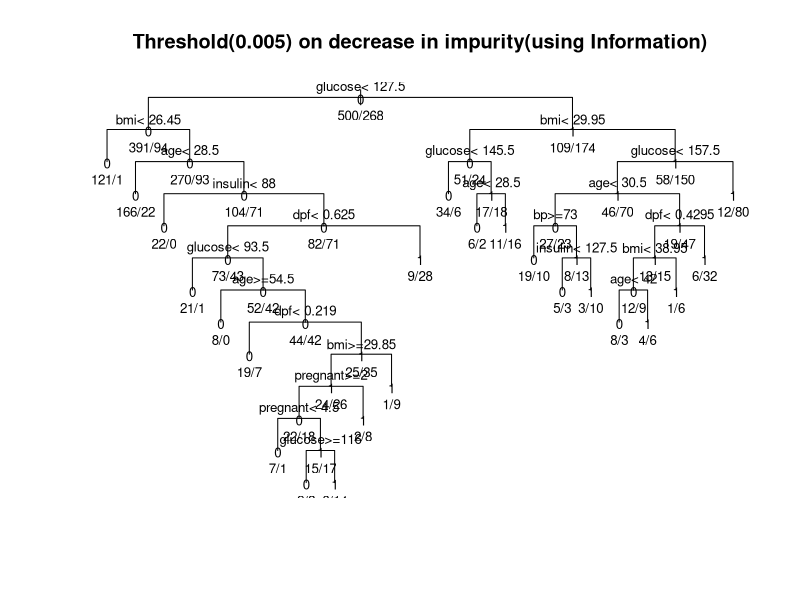
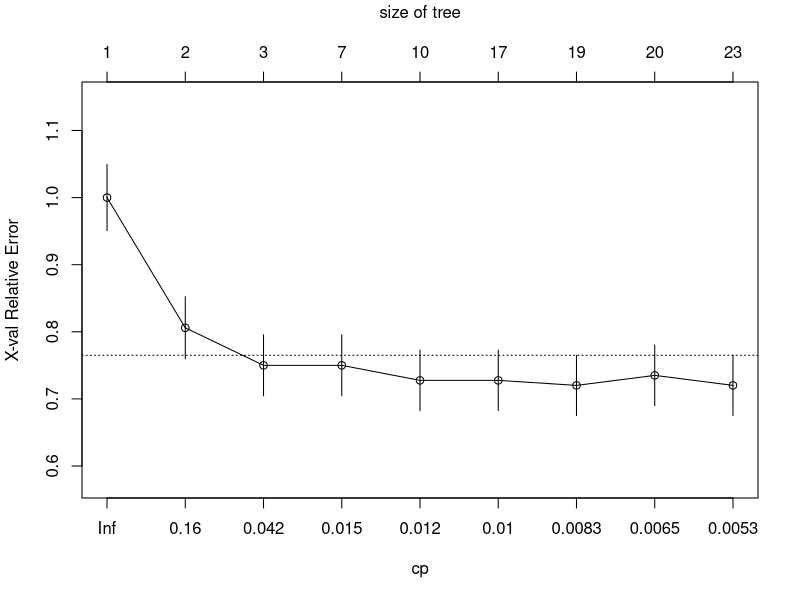
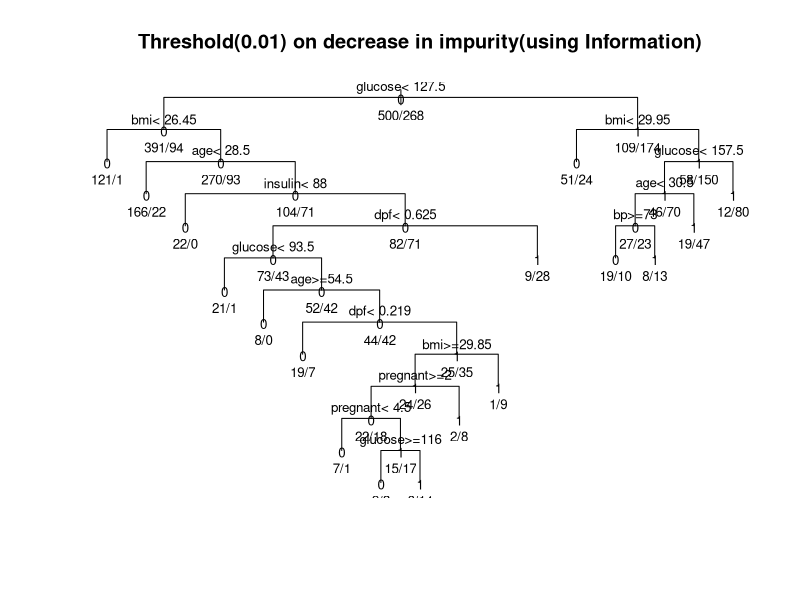
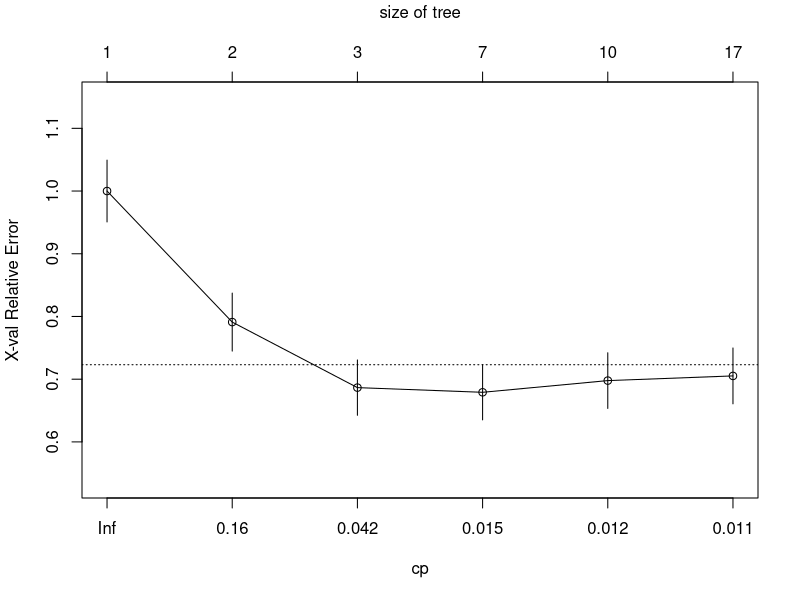
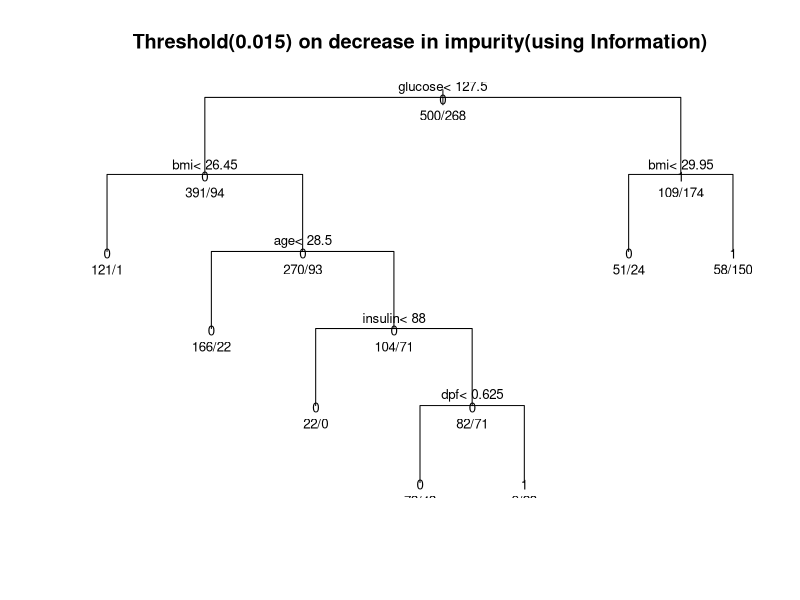
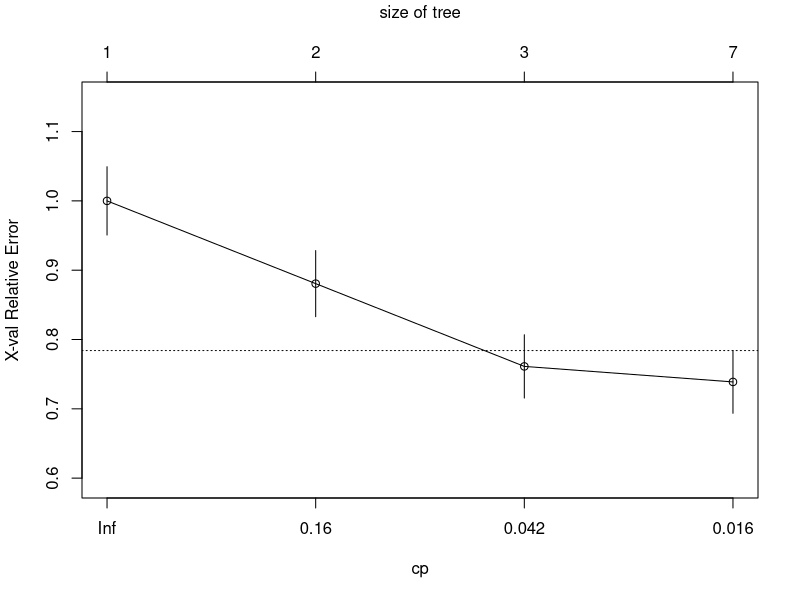
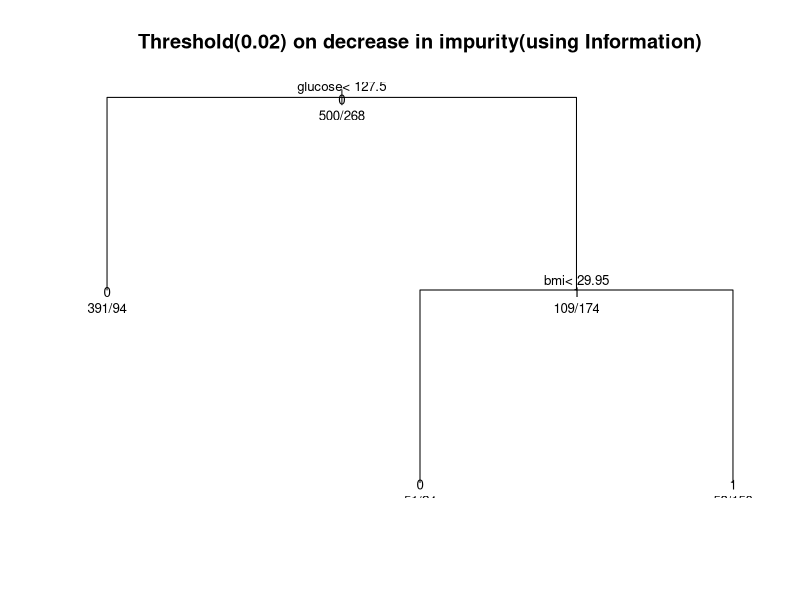
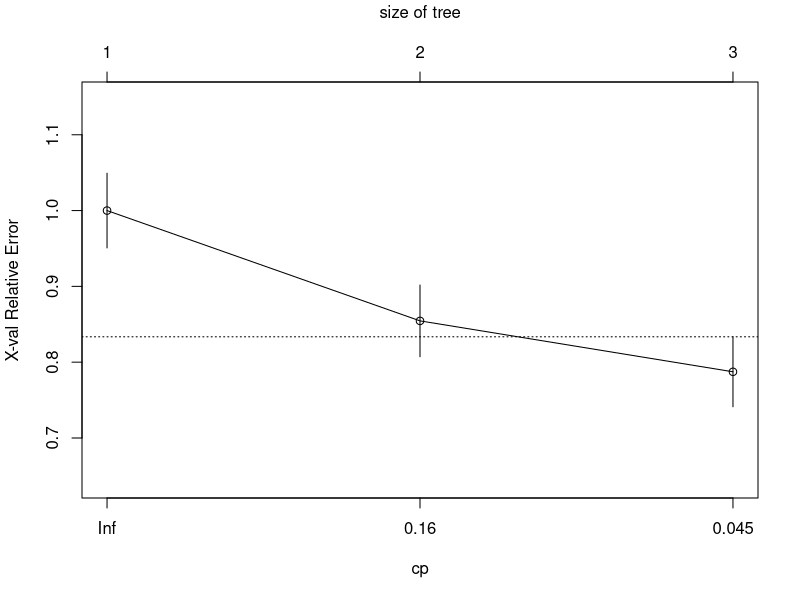

Here is the R script that generated these plots, in order: (Note: this script raises an error after producing the figures.)
library(rpart)
library(caret)

diabetesData <- read.csv(file="pima-indians-diabetes.csv",head=TRUE,sep=",")
#summary(diabetesData)

diabetesData[,2:8][diabetesData[,2:8]==0] = NA

diabetesData$tricep[is.na(diabetesData$tricep)] <- median(diabetesData$tricep, na.rm=TRUE)
diabetesData$insulin[is.na(diabetesData$insulin)] <- median(diabetesData$insulin, na.rm=TRUE)

#Threshold on decrease in impurity using information
print("Threshold(0.005) on decrease in impurity(using Information)");
fit <- rpart(class ~ pregnant+glucose+bp+tricep+insulin+bmi+dpf+age, method="class", data=diabetesData, control=(rpart.control(cp=0.005, maxsurrogate = 5, usesurrogate = 2, xval = 5, surrogatestyle=0)), parms=list(split='information'))
plot(fit, uniform=TRUE, main="Threshold(0.005) on decrease in impurity(using Information)")
text(fit, use.n=TRUE, all=TRUE, cex=.8)
printcp(fit) 
plotcp(fit)

#Threshold on decrease in impurity using information
print("Threshold(0.01) on decrease in impurity(using Information)");
fit <- rpart(class ~ pregnant+glucose+bp+tricep+insulin+bmi+dpf+age, method="class", data=diabetesData, control=(rpart.control(cp=0.01, maxsurrogate = 5, usesurrogate = 2, xval = 5, surrogatestyle=0)), parms=list(split='information'))
plot(fit, uniform=TRUE, main="Threshold(0.01) on decrease in impurity(using Information)")
text(fit, use.n=TRUE, all=TRUE, cex=.8)
printcp(fit) 
plotcp(fit)

#Threshold on decrease in impurity using information
print("Threshold(0.015) on decrease in impurity(using Information)");
fit <- rpart(class ~ pregnant+glucose+bp+tricep+insulin+bmi+dpf+age, method="class", data=diabetesData, control=(rpart.control(cp=0.015, maxsurrogate = 5, usesurrogate = 2, xval = 5, surrogatestyle=0)), parms=list(split='information'))
plot(fit, uniform=TRUE, main="Threshold(0.015) on decrease in impurity(using Information)")
text(fit, use.n=TRUE, all=TRUE, cex=.8)
printcp(fit) 
plotcp(fit)

#Threshold on decrease in impurity using information
print("Threshold(0.02) on decrease in impurity(using Information)");
fit <- rpart(class ~ pregnant+glucose+bp+tricep+insulin+bmi+dpf+age, method="class", data=diabetesData, control=(rpart.control(cp=0.02, maxsurrogate = 5, usesurrogate = 2, xval = 5, surrogatestyle=0)), parms=list(split='information'))
plot(fit, uniform=TRUE, main="Threshold(0.02) on decrease in impurity(using Information)")
text(fit, use.n=TRUE, all=TRUE, cex=.8)
printcp(fit) 
plotcp(fit)

#Threshold on decrease in impurity using gini
print("Threshold(0.005) on decrease in impurity(using Gini)");
fit <- rpart(class ~ pregnant+glucose+bp+tricep+insulin+bmi+dpf+age, method="class", data=diabetesData, control=(rpart.control(cp=0.005, maxsurrogate = 5, usesurrogate = 2, xval = 5, surrogatestyle=0)), parms=list(split='gini'))
plot(fit, uniform=TRUE, main="Threshold(0.005) on decrease in impurity(using Gini)")
text(fit, use.n=TRUE, all=TRUE, cex=.8)
printcp(fit) 
plotcp(fit)

#Threshold on decrease in impurity using gini
print("Threshold(0.01) on decrease in impurity(using Gini)");
fit <- rpart(class ~ pregnant+glucose+bp+tricep+insulin+bmi+dpf+age, method="class", data=diabetesData, control=(rpart.control(cp=0.01, maxsurrogate = 5, usesurrogate = 2, xval = 5, surrogatestyle=0)), parms=list(split='gini'))
plot(fit, uniform=TRUE, main="Threshold(0.01) on decrease in impurity(using Gini)")
text(fit, use.n=TRUE, all=TRUE, cex=.8)
printcp(fit) 
plotcp(fit)

#Threshold on decrease in impurity using gini
print("Threshold(0.015) on decrease in impurity(using Gini)");
fit <- rpart(class ~ pregnant+glucose+bp+tricep+insulin+bmi+dpf+age, method="class", data=diabetesData, control=(rpart.control(cp=0.015, maxsurrogate = 5, usesurrogate = 2, xval = 5, surrogatestyle=0)), parms=list(split='gini'))
plot(fit, uniform=TRUE, main="Threshold(0.015) on decrease in impurity(using Gini)")
text(fit, use.n=TRUE, all=TRUE, cex=.8)
printcp(fit) 
plotcp(fit)

#Threshold on decrease in impurity using gini
print("Threshold(0.02) on decrease in impurity(using Gini)");
fit <- rpart(class ~ pregnant+glucose+bp+tricep+insulin+bmi+dpf+age, method="class", data=diabetesData, control=(rpart.control(cp=0.02, maxsurrogate = 5, usesurrogate = 2, xval = 5, surrogatestyle=0)), parms=list(split='gini'))
plot(fit, uniform=TRUE, main="Threshold(0.02) on decrease in impurity(using Gini)")
text(fit, use.n=TRUE, all=TRUE, cex=.8)
printcp(fit) 
plotcp(fit)


#Threshold on no.of data vectors at a node using information
print("Threshold(=5) on no.of data vectors at a node(using Information)");
fit <- rpart(class ~ pregnant+glucose+bp+tricep+insulin+bmi+dpf+age, method="class", data=diabetesData, control=(rpart.control(minbucket = 5, maxsurrogate = 5, usesurrogate = 2, xval = 5, surrogatestyle=0)), parms=list(split='information'))
plot(fit, uniform=TRUE, main="Threshold(=5) on no.of data vectors at a node(using Information)")
text(fit, use.n=TRUE, all=TRUE, cex=.8)
printcp(fit) 
plotcp(fit)

#Threshold on no.of data vectors at a node using information
print("Threshold(=10) on no.of data vectors at a node(using Information)");
fit <- rpart(class ~ pregnant+glucose+bp+tricep+insulin+bmi+dpf+age, method="class", data=diabetesData, control=(rpart.control(minbucket = 10, maxsurrogate = 5, usesurrogate = 2, xval = 5, surrogatestyle=0)), parms=list(split='information'))
plot(fit, uniform=TRUE, main="Threshold(=10) on no.of data vectors at a node(using Information)")
text(fit, use.n=TRUE, all=TRUE, cex=.8)
printcp(fit) 
plotcp(fit)

#Threshold on no.of data vectors at a node using information
print("Threshold(=15) on no.of data vectors at a node(using Information)");
fit <- rpart(class ~ pregnant+glucose+bp+tricep+insulin+bmi+dpf+age, method="class", data=diabetesData, control=(rpart.control(minbucket = 15, maxsurrogate = 5, usesurrogate = 2, xval = 5, surrogatestyle=0)), parms=list(split='information'))
plot(fit, uniform=TRUE, main="Threshold(=15) on no.of data vectors at a node(using Information)")
text(fit, use.n=TRUE, all=TRUE, cex=.8)
printcp(fit) 
plotcp(fit)

#Threshold on no.of data vectors at a node using information
print("Threshold(=20) on no.of data vectors at a node(using Information)");
fit <- rpart(class ~ pregnant+glucose+bp+tricep+insulin+bmi+dpf+age, method="class", data=diabetesData, control=(rpart.control(minbucket = 20, maxsurrogate = 5, usesurrogate = 2, xval = 5, surrogatestyle=0)), parms=list(split='information'))
plot(fit, uniform=TRUE, main="Threshold(=20) on no.of data vectors at a node(using Information)")
text(fit, use.n=TRUE, all=TRUE, cex=.8)
printcp(fit) 
plotcp(fit)

#Threshold on no.of data vectors at a node using Gini
print("Threshold(=5) on no.of data vectors at a node(using Gini)");
fit <- rpart(class ~ pregnant+glucose+bp+tricep+insulin+bmi+dpf+age, method="class", data=diabetesData, control=(rpart.control(minbucket = 5, maxsurrogate = 5, usesurrogate = 2, xval = 5, surrogatestyle=0)), parms=list(split='gini'))
plot(fit, uniform=TRUE, main="Threshold(=5) on no.of data vectors at a node(using Gini)")
text(fit, use.n=TRUE, all=TRUE, cex=.8)
printcp(fit) 
plotcp(fit)

#Threshold on no.of data vectors at a node using Gini
print("Threshold(=10) on no.of data vectors at a node(using Gini)");
fit <- rpart(class ~ pregnant+glucose+bp+tricep+insulin+bmi+dpf+age, method="class", data=diabetesData, control=(rpart.control(minbucket = 10, maxsurrogate = 5, usesurrogate = 2, xval = 5, surrogatestyle=0)), parms=list(split='gini'))
plot(fit, uniform=TRUE, main="Threshold(=10) on no.of data vectors at a node(using Gini)")
text(fit, use.n=TRUE, all=TRUE, cex=.8)
printcp(fit) 
plotcp(fit)

#Threshold on no.of data vectors at a node using Gini
print("Threshold(=15) on no.of data vectors at a node(using Gini)");
fit <- rpart(class ~ pregnant+glucose+bp+tricep+insulin+bmi+dpf+age, method="class", data=diabetesData, control=(rpart.control(minbucket = 15, maxsurrogate = 5, usesurrogate = 2, xval = 5, surrogatestyle=0)), parms=list(split='gini'))
plot(fit, uniform=TRUE, main="Threshold(=15) on no.of data vectors at a node(using Gini)")
text(fit, use.n=TRUE, all=TRUE, cex=.8)
printcp(fit) 
plotcp(fit)

#Threshold on no.of data vectors at a node using Gini
print("Threshold(=20) on no.of data vectors at a node(using Gini)");
fit <- rpart(class ~ pregnant+glucose+bp+tricep+insulin+bmi+dpf+age, method="class", data=diabetesData, control=(rpart.control(minbucket = 20, maxsurrogate = 5, usesurrogate = 2, xval = 5, surrogatestyle=0)), parms=list(split='gini'))
plot(fit, uniform=TRUE, main="Threshold(=20) on no.of data vectors at a node(using Gini)")
text(fit, use.n=TRUE, all=TRUE, cex=.8)
printcp(fit) 
plotcp(fit)

cv <- trainControl("cv",5)

print("Grow full using gini function")
fit <- rpart(class ~ pregnant+glucose+bp+tricep+insulin+bmi+dpf+age, method="class", data=diabetesData, control=(rpart.control(maxsurrogate = 5, usesurrogate = 2, xval = 5, surrogatestyle=0)), parms=list(split='gini'))
plot(fit, uniform=TRUE, main="Fully grown tree using gini function")
text(fit, use.n=TRUE, all=TRUE, cex=.8)
printcp(fit) 
plotcp(fit)
print("Prune using gini function")
rpart.grid <- expand.grid(.cp=fit$cptable[which.min(fit$cptable[,"xerror"]),"CP"])
(train.rpart <- train(class ~., data=diabetesData, method="rpart",trControl=cv,tuneGrid=rpart.grid))
pfit <- prune(fit, cp = fit$cptable[which.min(fit$cptable[,"xerror"]),"CP"]) 
plot(pfit, uniform=TRUE, main="Pruned tree after growing fully using gini function")
text(pfit, use.n=TRUE, all=TRUE, cex=.8)
printcp(pfit) 
plotcp(pfit)

print("Grow full using information function")
fit <- rpart(class ~ pregnant+glucose+bp+tricep+insulin+bmi+dpf+age, method="class", data=diabetesData, control=(rpart.control(maxsurrogate = 5, usesurrogate = 2, xval = 5, surrogatestyle=0)), parms=list(split='information'))
plot(fit, uniform=TRUE, main="Fully grown tree using information function")
text(fit, use.n=TRUE, all=TRUE, cex=.8)
printcp(fit) 
plotcp(fit)
print("Prune using information function")
rpart.grid <- expand.grid(.cp=fit$cptable[which.min(fit$cptable[,"xerror"]),"CP"])
(train.rpart <- train(class ~., data=diabetesData, method="rpart",trControl=cv,tuneGrid=rpart.grid))
pfit <- prune(fit, cp = fit$cptable[which.min(fit$cptable[,"xerror"]),"CP"]) 
plot(pfit, uniform=TRUE, main="Pruned tree using information function")
text(pfit, use.n=TRUE, all=TRUE, cex=.8)
printcp(pfit) 
plotcp(pfit)

